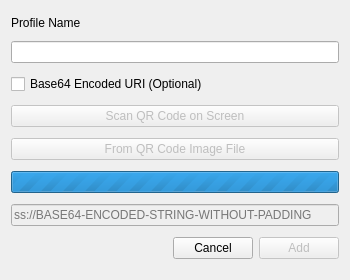
<?xml version="1.0" encoding="UTF-8"?>
<ui version="4.0">
 <class>AddProfileDialog</class>
 <widget class="QDialog" name="AddProfileDialog">
  <property name="geometry">
   <rect>
    <x>0</x>
    <y>0</y>
    <width>350</width>
    <height>280</height>
   </rect>
  </property>
  <property name="minimumSize">
   <size>
    <width>350</width>
    <height>280</height>
   </size>
  </property>
  <property name="windowTitle">
   <string>Add Profile</string>
  </property>
  <property name="modal">
   <bool>true</bool>
  </property>
  <layout class="QVBoxLayout" name="verticalLayout">
   <item>
    <widget class="QLabel" name="profileNameLabel">
     <property name="sizePolicy">
      <sizepolicy hsizetype="Preferred" vsizetype="Fixed">
       <horstretch>0</horstretch>
       <verstretch>0</verstretch>
      </sizepolicy>
     </property>
     <property name="text">
      <string>Profile Name</string>
     </property>
    </widget>
   </item>
   <item>
    <widget class="QLineEdit" name="profileNameEdit"/>
   </item>
   <item>
    <widget class="QCheckBox" name="ssuriCheckBox">
     <property name="text">
      <string>Base64 Encoded URI (Optional)</string>
     </property>
    </widget>
   </item>
   <item>
    <widget class="QPushButton" name="scanButton">
     <property name="enabled">
      <bool>false</bool>
     </property>
     <property name="toolTip">
      <string>Scan QR code on screen and decode it to get the SS URI.</string>
     </property>
     <property name="text">
      <string>Scan QR Code on Screen</string>
     </property>
     <property name="autoDefault">
      <bool>false</bool>
     </property>
    </widget>
   </item>
   <item>
    <widget class="QPushButton" name="qrfileButton">
     <property name="enabled">
      <bool>false</bool>
     </property>
     <property name="text">
      <string>From QR Code Image File</string>
     </property>
    </widget>
   </item>
   <item>
    <widget class="QProgressBar" name="progressBar">
     <property name="maximum">
      <number>0</number>
     </property>
     <property name="textVisible">
      <bool>false</bool>
     </property>
     <property name="format">
      <string/>
     </property>
    </widget>
   </item>
   <item>
    <widget class="QLineEdit" name="ssuriEdit">
     <property name="enabled">
      <bool>false</bool>
     </property>
     <property name="placeholderText">
      <string>ss://BASE64-ENCODED-STRING-WITHOUT-PADDING</string>
     </property>
     <property name="clearButtonEnabled">
      <bool>true</bool>
     </property>
    </widget>
   </item>
   <item>
    <layout class="QHBoxLayout" name="horizontalLayout">
     <item>
      <spacer name="horizontalSpacer">
       <property name="orientation">
        <enum>Qt::Horizontal</enum>
       </property>
       <property name="sizeHint" stdset="0">
        <size>
         <width>40</width>
         <height>20</height>
        </size>
       </property>
      </spacer>
     </item>
     <item>
      <widget class="QPushButton" name="cancelButton">
       <property name="text">
        <string>Cancel</string>
       </property>
      </widget>
     </item>
     <item>
      <widget class="QPushButton" name="addButton">
       <property name="enabled">
        <bool>false</bool>
       </property>
       <property name="text">
        <string>Add</string>
       </property>
       <property name="default">
        <bool>true</bool>
       </property>
      </widget>
     </item>
    </layout>
   </item>
  </layout>
 </widget>
 <tabstops>
  <tabstop>profileNameEdit</tabstop>
  <tabstop>ssuriCheckBox</tabstop>
  <tabstop>scanButton</tabstop>
  <tabstop>ssuriEdit</tabstop>
  <tabstop>cancelButton</tabstop>
  <tabstop>addButton</tabstop>
 </tabstops>
 <resources/>
 <connections>
  <connection>
   <sender>ssuriCheckBox</sender>
   <signal>toggled(bool)</signal>
   <receiver>ssuriEdit</receiver>
   <slot>setEnabled(bool)</slot>
   <hints>
    <hint type="sourcelabel">
     <x>198</x>
     <y>107</y>
    </hint>
    <hint type="destinationlabel">
     <x>198</x>
     <y>148</y>
    </hint>
   </hints>
  </connection>
  <connection>
   <sender>ssuriCheckBox</sender>
   <signal>toggled(bool)</signal>
   <receiver>scanButton</receiver>
   <slot>setEnabled(bool)</slot>
   <hints>
    <hint type="sourcelabel">
     <x>174</x>
     <y>86</y>
    </hint>
    <hint type="destinationlabel">
     <x>174</x>
     <y>120</y>
    </hint>
   </hints>
  </connection>
  <connection>
   <sender>ssuriCheckBox</sender>
   <signal>toggled(bool)</signal>
   <receiver>qrfileButton</receiver>
   <slot>setEnabled(bool)</slot>
   <hints>
    <hint type="sourcelabel">
     <x>174</x>
     <y>78</y>
    </hint>
    <hint type="destinationlabel">
     <x>174</x>
     <y>149</y>
    </hint>
   </hints>
  </connection>
 </connections>
</ui>
